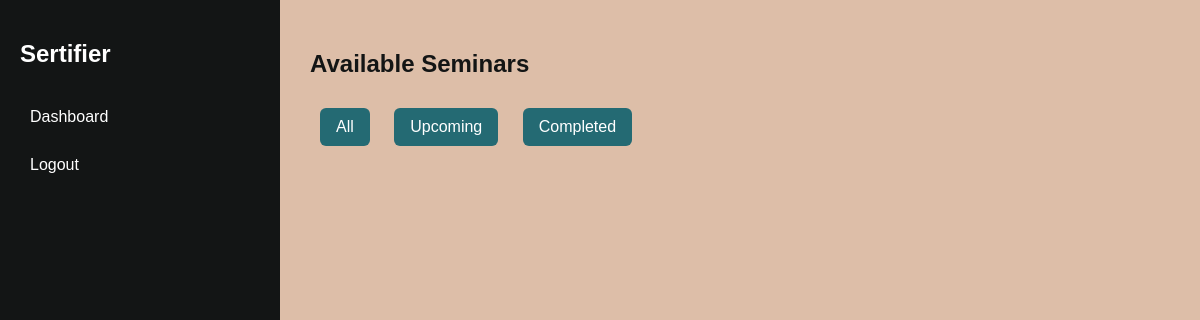
The app's page /seminars/all/ (signed in), older data.
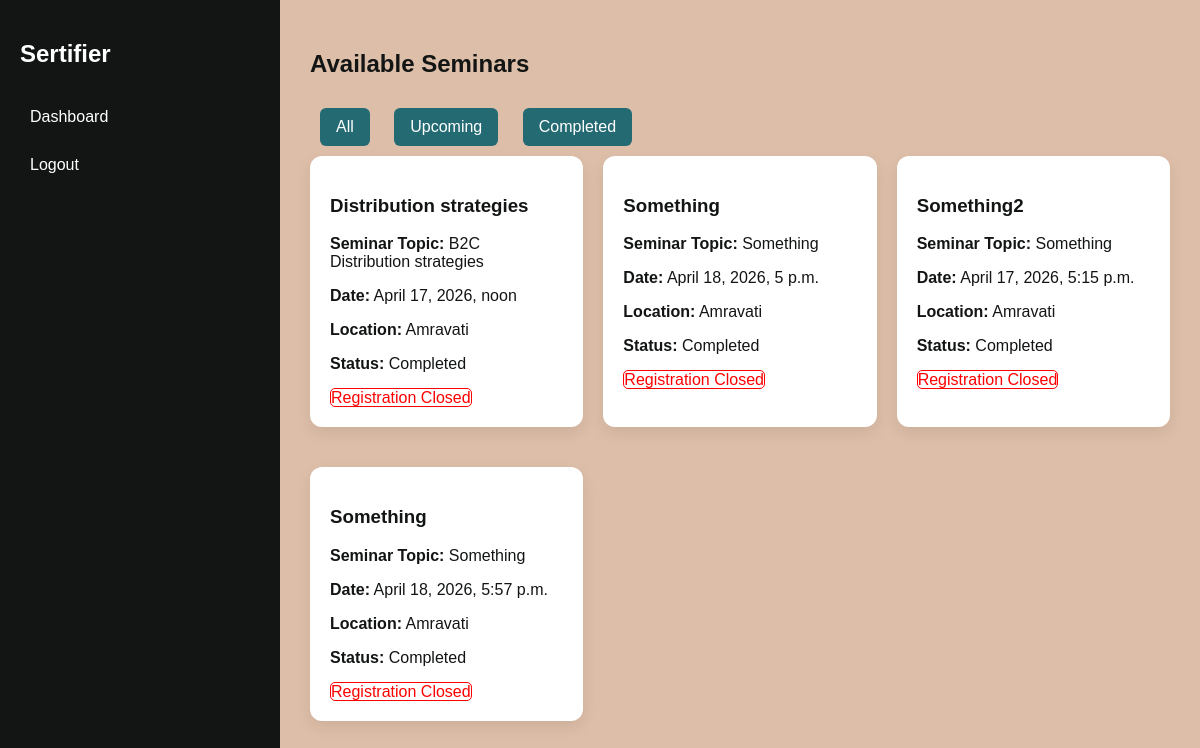
The same page, newer data.
### seminars/models.py (models this page shows, shortened)
class Seminar(models.Model):
    title = models.CharField(max_length=200)
    topic = models.CharField(max_length=200)
    description = models.TextField()
    date_time = models.DateTimeField(null=True)
    location = models.CharField(max_length=255)
    created_by = models.ForeignKey(User, on_delete=models.CASCADE)
    created_at = models.DateTimeField(auto_now_add=True, null=True)
    @property
    def status(self):
        now = timezone.now()
        if self.date_time.date() > now.date():
            return "Upcoming"
        elif self.date_time.date() == now.date():
            return "Ongoing"
        else:
            return "Completed"
    @property
    def registration_open(self):
        now = timezone.now()
        return now < self.date_time
    certificate_enabled = models.BooleanField(default=True)
    certificate_title = models.CharField(
        max_length=200,
        default='Certificate of Participation'
    )
    certificate_logo_left = models.ImageField(
        upload_to='certificate_logos/',
        blank=True,
        null=True
    )
    certificate_logo_right = models.ImageField(
        upload_to='certificate_logos/',
        blank=True,
        null=True
    )
    certificate_signature = models.ImageField(
        upload_to='certificate_signatures/',
        blank=True,
        null=True
    )
    attendance_code = models.CharField(
        max_length=20,
        blank=True,
        null=True
    )
    attendance_code_created_at = models.DateTimeField(
        blank=True,
        null=True
    )

### seminars/views.py (the view)
# urls.py: path('all/', views.user_seminars, name='user_seminars'),
@login_required
def user_seminars(request):
    seminars = Seminar.objects.all()
    status = request.GET.get('status')
    registered_seminars = (
        SeminarRegistration.objects.filter(
            user=request.user
        ).values_list(
            'seminar_id',
            flat=True
        )
    )
    if status == 'upcoming':
        seminars = seminars.filter(
            date_time__date__gt=timezone.now().date()
        )
    elif status == 'completed':
        seminars = seminars.filter(
            date_time__date__lt=timezone.now().date()
        )
    return render(request, 'user_seminars.html', {
        'seminars': seminars,
        'registered_seminars':registered_seminars,
    })

### seminars/templates/user_seminars.html
{% extends 'base.html' %}
{% block content %}
<h2>Available Seminars</h2>
    <a href="?" class="btn">All</a>
    <a href="?status=upcoming" class="btn">
    Upcoming
    </a>
    <a href="?status=completed" class="btn">
    Completed
    </a>
<div class="grid">
    {% for seminar in seminars %}
    <div class="card">
        <h3>{{ seminar.title }}</h3>
        <p><strong>Seminar Topic:</strong> {{ seminar.topic }}</p>
        <p><strong>Date:</strong> {{ seminar.date_time }}</p>
        <p><strong>Location:</strong> {{ seminar.location }}</p>
        <p><strong>Status:</strong> {{ seminar.status }}</p>
        {% if seminar.id in registered_seminars %}
            <span style="color:green; border:1px solid; border-radius:5px;">Already Registered</span>
        {% else %}
            {% if seminar.registration_open %}
            <a href="{% url 'register_seminar' seminar.id %}" class="btn">
            Register
            </a>
            {% else %}
            <span style="color:red; border:1px solid; border-radius:5px;">Registration Closed</span>
            {% endif %}
        {% endif %}
    </div>
    {% endfor %}
</div>
{% endblock %}

Row changes from the older to the newer data that the page shows:
added Seminar: title "Distribution strategies", topic "B2C Distribution strategies", date_time "April 17, 2026, noon", location "Amravati", status "Completed", shows "Registration Closed"
added Seminar: title "Something", topic "Something", date_time "April 18, 2026, 5 p.m.", location "Amravati", status "Completed", shows "Registration Closed"
added Seminar: title "Something2", topic "Something", date_time "April 17, 2026, 5:15 p.m.", location "Amravati", status "Completed", shows "Registration Closed"
added Seminar: title "Something", topic "Something", date_time "April 18, 2026, 5:57 p.m.", location "Amravati", status "Completed", shows "Registration Closed"
